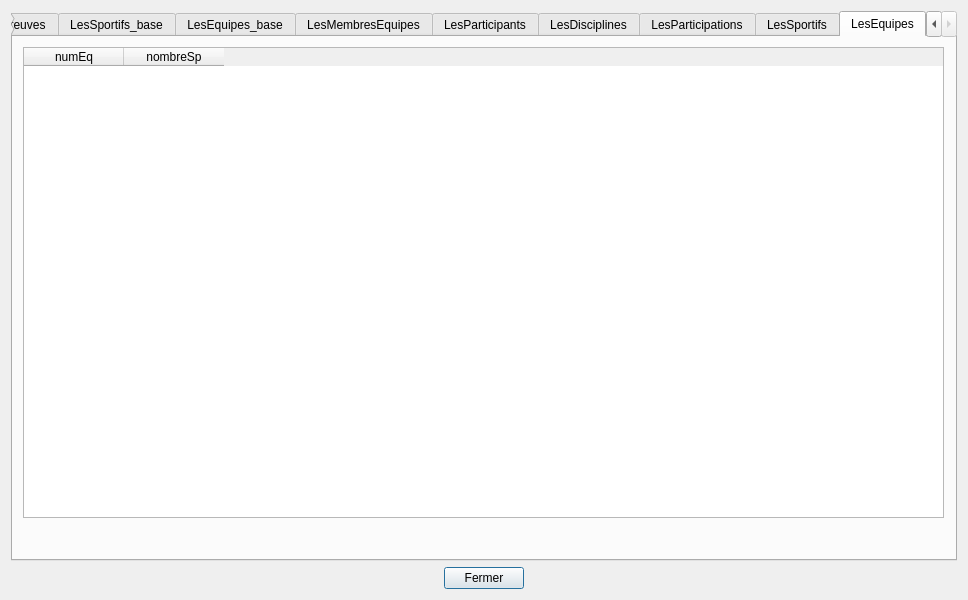
<?xml version="1.0" encoding="UTF-8"?>
<ui version="4.0">
 <class>tablesDataV1</class>
 <widget class="QDialog" name="tablesDataV1">
  <property name="geometry">
   <rect>
    <x>0</x>
    <y>0</y>
    <width>968</width>
    <height>600</height>
   </rect>
  </property>
  <property name="sizePolicy">
   <sizepolicy hsizetype="Preferred" vsizetype="Preferred">
    <horstretch>0</horstretch>
    <verstretch>0</verstretch>
   </sizepolicy>
  </property>
  <property name="minimumSize">
   <size>
    <width>0</width>
    <height>0</height>
   </size>
  </property>
  <property name="windowTitle">
   <string>BD JO</string>
  </property>
  <layout class="QVBoxLayout" name="verticalLayout">
   <item>
    <widget class="QTabWidget" name="tabWidget">
     <property name="currentIndex">
      <number>8</number>
     </property>
     <widget class="QWidget" name="tabLesEpreuves">
      <attribute name="title">
       <string>LesEpreuves</string>
      </attribute>
      <layout class="QVBoxLayout" name="verticalLayout_2">
       <item>
        <widget class="QTableWidget" name="tableEpreuves">
         <property name="sizePolicy">
          <sizepolicy hsizetype="Expanding" vsizetype="Expanding">
           <horstretch>0</horstretch>
           <verstretch>0</verstretch>
          </sizepolicy>
         </property>
         <property name="minimumSize">
          <size>
           <width>0</width>
           <height>400</height>
          </size>
         </property>
         <property name="baseSize">
          <size>
           <width>0</width>
           <height>0</height>
          </size>
         </property>
         <property name="layoutDirection">
          <enum>Qt::LeftToRight</enum>
         </property>
         <property name="sizeAdjustPolicy">
          <enum>QAbstractScrollArea::AdjustToContents</enum>
         </property>
         <property name="sortingEnabled">
          <bool>true</bool>
         </property>
         <property name="columnCount">
          <number>10</number>
         </property>
         <attribute name="horizontalHeaderCascadingSectionResizes">
          <bool>true</bool>
         </attribute>
         <attribute name="horizontalHeaderMinimumSectionSize">
          <number>50</number>
         </attribute>
         <attribute name="horizontalHeaderDefaultSectionSize">
          <number>110</number>
         </attribute>
         <attribute name="horizontalHeaderHighlightSections">
          <bool>true</bool>
         </attribute>
         <attribute name="horizontalHeaderShowSortIndicator" stdset="0">
          <bool>true</bool>
         </attribute>
         <attribute name="horizontalHeaderStretchLastSection">
          <bool>true</bool>
         </attribute>
         <attribute name="verticalHeaderVisible">
          <bool>false</bool>
         </attribute>
         <column>
          <property name="text">
           <string>numEp</string>
          </property>
         </column>
         <column>
          <property name="text">
           <string>nomEp</string>
          </property>
         </column>
         <column>
          <property name="text">
           <string>forme</string>
          </property>
         </column>
         <column>
          <property name="text">
           <string>nomDi</string>
          </property>
         </column>
         <column>
          <property name="text">
           <string>categorieEp</string>
          </property>
         </column>
         <column>
          <property name="text">
           <string>nbSportifsEp</string>
          </property>
         </column>
         <column>
          <property name="text">
           <string>dateEp</string>
          </property>
         </column>
         <column>
          <property name="text">
           <string>numPOr</string>
          </property>
         </column>
         <column>
          <property name="text">
           <string>numPArgent</string>
          </property>
         </column>
         <column>
          <property name="text">
           <string>numPBronze</string>
          </property>
         </column>
        </widget>
       </item>
       <item>
        <widget class="QLabel" name="label_LesEpreuves">
         <property name="palette">
          <palette>
           <active>
            <colorrole role="WindowText">
             <brush brushstyle="SolidPattern">
              <color alpha="255">
               <red>255</red>
               <green>0</green>
               <blue>0</blue>
              </color>
             </brush>
            </colorrole>
           </active>
           <inactive>
            <colorrole role="WindowText">
             <brush brushstyle="SolidPattern">
              <color alpha="255">
               <red>255</red>
               <green>0</green>
               <blue>0</blue>
              </color>
             </brush>
            </colorrole>
           </inactive>
           <disabled>
            <colorrole role="WindowText">
             <brush brushstyle="SolidPattern">
              <color alpha="255">
               <red>120</red>
               <green>120</green>
               <blue>120</blue>
              </color>
             </brush>
            </colorrole>
           </disabled>
          </palette>
         </property>
         <property name="text">
          <string/>
         </property>
         <property name="scaledContents">
          <bool>true</bool>
         </property>
         <property name="alignment">
          <set>Qt::AlignCenter</set>
         </property>
        </widget>
       </item>
      </layout>
     </widget>
     <widget class="QWidget" name="tabLesSportifs_base">
      <attribute name="title">
       <string>LesSportifs_base</string>
      </attribute>
      <layout class="QVBoxLayout" name="verticalLayout_7">
       <item>
        <widget class="QTableWidget" name="tableSportifs">
         <attribute name="horizontalHeaderMinimumSectionSize">
          <number>50</number>
         </attribute>
         <attribute name="horizontalHeaderDefaultSectionSize">
          <number>110</number>
         </attribute>
         <attribute name="horizontalHeaderStretchLastSection">
          <bool>true</bool>
         </attribute>
         <attribute name="verticalHeaderVisible">
          <bool>false</bool>
         </attribute>
         <column>
          <property name="text">
           <string>numSp</string>
          </property>
         </column>
         <column>
          <property name="text">
           <string>nomSp</string>
          </property>
         </column>
         <column>
          <property name="text">
           <string>prenomSp</string>
          </property>
         </column>
         <column>
          <property name="text">
           <string>pays</string>
          </property>
         </column>
         <column>
          <property name="text">
           <string>categorieSp</string>
          </property>
         </column>
         <column>
          <property name="text">
           <string>dateNaisSp</string>
          </property>
         </column>
        </widget>
       </item>
       <item>
        <widget class="QLabel" name="label_LesSportifs_base">
         <property name="palette">
          <palette>
           <active>
            <colorrole role="WindowText">
             <brush brushstyle="SolidPattern">
              <color alpha="255">
               <red>255</red>
               <green>0</green>
               <blue>0</blue>
              </color>
             </brush>
            </colorrole>
           </active>
           <inactive>
            <colorrole role="WindowText">
             <brush brushstyle="SolidPattern">
              <color alpha="255">
               <red>255</red>
               <green>0</green>
               <blue>0</blue>
              </color>
             </brush>
            </colorrole>
           </inactive>
           <disabled>
            <colorrole role="WindowText">
             <brush brushstyle="SolidPattern">
              <color alpha="255">
               <red>120</red>
               <green>120</green>
               <blue>120</blue>
              </color>
             </brush>
            </colorrole>
           </disabled>
          </palette>
         </property>
         <property name="text">
          <string/>
         </property>
         <property name="alignment">
          <set>Qt::AlignCenter</set>
         </property>
        </widget>
       </item>
      </layout>
     </widget>
     <widget class="QWidget" name="tabLesEquipes_base">
      <attribute name="title">
       <string>LesEquipes_base</string>
      </attribute>
      <widget class="QTableWidget" name="tableEquipes">
       <property name="geometry">
        <rect>
         <x>15</x>
         <y>11</y>
         <width>921</width>
         <height>471</height>
        </rect>
       </property>
       <column>
        <property name="text">
         <string>numEq</string>
        </property>
       </column>
      </widget>
      <widget class="QLabel" name="label_LesEquipes_base">
       <property name="geometry">
        <rect>
         <x>20</x>
         <y>490</y>
         <width>911</width>
         <height>20</height>
        </rect>
       </property>
       <property name="text">
        <string/>
       </property>
      </widget>
     </widget>
     <widget class="QWidget" name="tabLesMembresEquipes">
      <attribute name="title">
       <string>LesMembresEquipes</string>
      </attribute>
      <widget class="QTableWidget" name="tableMembresEquipes">
       <property name="geometry">
        <rect>
         <x>5</x>
         <y>11</y>
         <width>931</width>
         <height>471</height>
        </rect>
       </property>
       <column>
        <property name="text">
         <string>numEq</string>
        </property>
       </column>
       <column>
        <property name="text">
         <string>numSp</string>
        </property>
       </column>
      </widget>
      <widget class="QLabel" name="label_LesMembresEquipes">
       <property name="geometry">
        <rect>
         <x>6</x>
         <y>490</y>
         <width>931</width>
         <height>20</height>
        </rect>
       </property>
       <property name="text">
        <string/>
       </property>
      </widget>
     </widget>
     <widget class="QWidget" name="tabLesParticipants">
      <attribute name="title">
       <string>LesParticipants</string>
      </attribute>
      <widget class="QTableWidget" name="tableParticipants">
       <property name="geometry">
        <rect>
         <x>10</x>
         <y>10</y>
         <width>921</width>
         <height>471</height>
        </rect>
       </property>
       <column>
        <property name="text">
         <string>numP</string>
        </property>
       </column>
      </widget>
      <widget class="QLabel" name="label_LesParticipants">
       <property name="geometry">
        <rect>
         <x>16</x>
         <y>490</y>
         <width>911</width>
         <height>20</height>
        </rect>
       </property>
       <property name="text">
        <string/>
       </property>
      </widget>
     </widget>
     <widget class="QWidget" name="tabLesDisciplines">
      <attribute name="title">
       <string>LesDisciplines</string>
      </attribute>
      <widget class="QTableWidget" name="tableDisciplines">
       <property name="geometry">
        <rect>
         <x>10</x>
         <y>10</y>
         <width>921</width>
         <height>471</height>
        </rect>
       </property>
       <column>
        <property name="text">
         <string>nomDi</string>
        </property>
       </column>
      </widget>
      <widget class="QLabel" name="label_LesDisciplines">
       <property name="geometry">
        <rect>
         <x>16</x>
         <y>490</y>
         <width>911</width>
         <height>20</height>
        </rect>
       </property>
       <property name="text">
        <string/>
       </property>
      </widget>
     </widget>
     <widget class="QWidget" name="tabLesParticipations">
      <attribute name="title">
       <string>LesParticipations</string>
      </attribute>
      <widget class="QTableWidget" name="tableParticipations">
       <property name="geometry">
        <rect>
         <x>10</x>
         <y>10</y>
         <width>931</width>
         <height>471</height>
        </rect>
       </property>
       <column>
        <property name="text">
         <string>numP</string>
        </property>
       </column>
       <column>
        <property name="text">
         <string>numEp</string>
        </property>
       </column>
      </widget>
      <widget class="QLabel" name="label_LesParticipations">
       <property name="geometry">
        <rect>
         <x>16</x>
         <y>490</y>
         <width>921</width>
         <height>20</height>
        </rect>
       </property>
       <property name="text">
        <string/>
       </property>
      </widget>
     </widget>
     <widget class="QWidget" name="tabLesSportifs">
      <attribute name="title">
       <string>LesSportifs</string>
      </attribute>
      <widget class="QTableWidget" name="tableSportifsView">
       <property name="geometry">
        <rect>
         <x>10</x>
         <y>0</y>
         <width>921</width>
         <height>481</height>
        </rect>
       </property>
       <column>
        <property name="text">
         <string>numSp</string>
        </property>
       </column>
       <column>
        <property name="text">
         <string>nomSp</string>
        </property>
       </column>
       <column>
        <property name="text">
         <string>prenomSp</string>
        </property>
       </column>
       <column>
        <property name="text">
         <string>pays</string>
        </property>
       </column>
       <column>
        <property name="text">
         <string>categorieSp</string>
        </property>
       </column>
       <column>
        <property name="text">
         <string>dateNaisSp</string>
        </property>
       </column>
       <column>
        <property name="text">
         <string>age</string>
        </property>
       </column>
      </widget>
      <widget class="QLabel" name="label_LesSportifs">
       <property name="geometry">
        <rect>
         <x>16</x>
         <y>490</y>
         <width>911</width>
         <height>20</height>
        </rect>
       </property>
       <property name="text">
        <string/>
       </property>
      </widget>
     </widget>
     <widget class="QWidget" name="tabLesEquipes">
      <attribute name="title">
       <string>LesEquipes</string>
      </attribute>
      <widget class="QTableWidget" name="tableEquipesView">
       <property name="geometry">
        <rect>
         <x>10</x>
         <y>10</y>
         <width>921</width>
         <height>471</height>
        </rect>
       </property>
       <column>
        <property name="text">
         <string>numEq</string>
        </property>
       </column>
       <column>
        <property name="text">
         <string>nombreSp</string>
        </property>
       </column>
      </widget>
      <widget class="QLabel" name="label_LesEquipes">
       <property name="geometry">
        <rect>
         <x>20</x>
         <y>490</y>
         <width>911</width>
         <height>20</height>
        </rect>
       </property>
       <property name="text">
        <string/>
       </property>
      </widget>
     </widget>
    </widget>
   </item>
   <item>
    <layout class="QHBoxLayout" name="horizontalLayout">
     <item>
      <spacer name="horizontalSpacer_data_V1">
       <property name="orientation">
        <enum>Qt::Horizontal</enum>
       </property>
       <property name="sizeHint" stdset="0">
        <size>
         <width>40</width>
         <height>20</height>
        </size>
       </property>
      </spacer>
     </item>
     <item>
      <widget class="QPushButton" name="pushButton_data_V1">
       <property name="text">
        <string>Fermer</string>
       </property>
      </widget>
     </item>
     <item>
      <spacer name="horizontalSpacer_2_data_V1">
       <property name="orientation">
        <enum>Qt::Horizontal</enum>
       </property>
       <property name="sizeHint" stdset="0">
        <size>
         <width>40</width>
         <height>20</height>
        </size>
       </property>
      </spacer>
     </item>
    </layout>
   </item>
  </layout>
 </widget>
 <resources/>
 <connections>
  <connection>
   <sender>pushButton_data_V1</sender>
   <signal>clicked()</signal>
   <receiver>tablesDataV1</receiver>
   <slot>close()</slot>
   <hints>
    <hint type="sourcelabel">
     <x>360</x>
     <y>575</y>
    </hint>
    <hint type="destinationlabel">
     <x>323</x>
     <y>169</y>
    </hint>
   </hints>
  </connection>
 </connections>
 <slots>
  <slot>refreshSpectaclesData()</slot>
  <slot>refreshZonesData()</slot>
  <slot>refreshRepresentationsData()</slot>
 </slots>
</ui>
